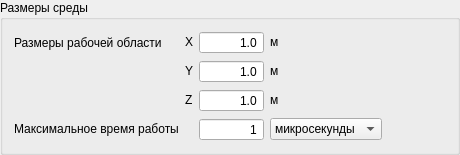
<?xml version="1.0" encoding="UTF-8"?>
<ui version="4.0">
 <class>EnvPage</class>
 <widget class="QGroupBox" name="EnvPage">
  <property name="geometry">
   <rect>
    <x>0</x>
    <y>0</y>
    <width>460</width>
    <height>140</height>
   </rect>
  </property>
  <property name="windowTitle">
   <string>GroupBox</string>
  </property>
  <property name="title">
   <string>Размеры среды</string>
  </property>
  <layout class="QGridLayout" name="gridLayout">
   <item row="0" column="0">
    <widget class="QLabel" name="l_envSize">
     <property name="text">
      <string>Размеры рабочей области</string>
     </property>
    </widget>
   </item>
   <item row="0" column="1">
    <widget class="QLabel" name="l_x">
     <property name="sizePolicy">
      <sizepolicy hsizetype="Fixed" vsizetype="Fixed">
       <horstretch>0</horstretch>
       <verstretch>0</verstretch>
      </sizepolicy>
     </property>
     <property name="text">
      <string>X</string>
     </property>
    </widget>
   </item>
   <item row="0" column="2">
    <widget class="QDoubleSpinBox" name="dsb_xSize">
     <property name="sizePolicy">
      <sizepolicy hsizetype="MinimumExpanding" vsizetype="Fixed">
       <horstretch>0</horstretch>
       <verstretch>0</verstretch>
      </sizepolicy>
     </property>
     <property name="layoutDirection">
      <enum>Qt::LeftToRight</enum>
     </property>
     <property name="frame">
      <bool>true</bool>
     </property>
     <property name="alignment">
      <set>Qt::AlignRight|Qt::AlignTrailing|Qt::AlignVCenter</set>
     </property>
     <property name="buttonSymbols">
      <enum>QAbstractSpinBox::NoButtons</enum>
     </property>
     <property name="decimals">
      <number>1</number>
     </property>
     <property name="maximum">
      <double>1000000.000000000000000</double>
     </property>
     <property name="value">
      <double>1.000000000000000</double>
     </property>
    </widget>
   </item>
   <item row="0" column="3">
    <widget class="QLabel" name="l_xm">
     <property name="sizePolicy">
      <sizepolicy hsizetype="Fixed" vsizetype="Fixed">
       <horstretch>0</horstretch>
       <verstretch>0</verstretch>
      </sizepolicy>
     </property>
     <property name="text">
      <string>м</string>
     </property>
    </widget>
   </item>
   <item row="1" column="1">
    <widget class="QLabel" name="l_y">
     <property name="sizePolicy">
      <sizepolicy hsizetype="Fixed" vsizetype="Fixed">
       <horstretch>0</horstretch>
       <verstretch>0</verstretch>
      </sizepolicy>
     </property>
     <property name="text">
      <string>Y</string>
     </property>
    </widget>
   </item>
   <item row="1" column="2">
    <widget class="QDoubleSpinBox" name="dsb_ySize">
     <property name="sizePolicy">
      <sizepolicy hsizetype="MinimumExpanding" vsizetype="Fixed">
       <horstretch>0</horstretch>
       <verstretch>0</verstretch>
      </sizepolicy>
     </property>
     <property name="alignment">
      <set>Qt::AlignRight|Qt::AlignTrailing|Qt::AlignVCenter</set>
     </property>
     <property name="buttonSymbols">
      <enum>QAbstractSpinBox::NoButtons</enum>
     </property>
     <property name="decimals">
      <number>1</number>
     </property>
     <property name="maximum">
      <double>1000000.000000000000000</double>
     </property>
     <property name="value">
      <double>1.000000000000000</double>
     </property>
    </widget>
   </item>
   <item row="1" column="3">
    <widget class="QLabel" name="l_ym">
     <property name="sizePolicy">
      <sizepolicy hsizetype="Fixed" vsizetype="Fixed">
       <horstretch>0</horstretch>
       <verstretch>0</verstretch>
      </sizepolicy>
     </property>
     <property name="text">
      <string>м</string>
     </property>
    </widget>
   </item>
   <item row="2" column="1">
    <widget class="QLabel" name="l_z">
     <property name="sizePolicy">
      <sizepolicy hsizetype="Fixed" vsizetype="Fixed">
       <horstretch>0</horstretch>
       <verstretch>0</verstretch>
      </sizepolicy>
     </property>
     <property name="text">
      <string>Z</string>
     </property>
    </widget>
   </item>
   <item row="2" column="2">
    <widget class="QDoubleSpinBox" name="dsb_zSize">
     <property name="sizePolicy">
      <sizepolicy hsizetype="MinimumExpanding" vsizetype="Fixed">
       <horstretch>0</horstretch>
       <verstretch>0</verstretch>
      </sizepolicy>
     </property>
     <property name="alignment">
      <set>Qt::AlignRight|Qt::AlignTrailing|Qt::AlignVCenter</set>
     </property>
     <property name="buttonSymbols">
      <enum>QAbstractSpinBox::NoButtons</enum>
     </property>
     <property name="decimals">
      <number>1</number>
     </property>
     <property name="maximum">
      <double>1000000.000000000000000</double>
     </property>
     <property name="value">
      <double>1.000000000000000</double>
     </property>
    </widget>
   </item>
   <item row="2" column="3">
    <widget class="QLabel" name="l_zm">
     <property name="sizePolicy">
      <sizepolicy hsizetype="Fixed" vsizetype="Fixed">
       <horstretch>0</horstretch>
       <verstretch>0</verstretch>
      </sizepolicy>
     </property>
     <property name="text">
      <string>м</string>
     </property>
    </widget>
   </item>
   <item row="3" column="0">
    <widget class="QLabel" name="l_maxTime">
     <property name="sizePolicy">
      <sizepolicy hsizetype="Fixed" vsizetype="Fixed">
       <horstretch>0</horstretch>
       <verstretch>0</verstretch>
      </sizepolicy>
     </property>
     <property name="text">
      <string>Максимальное время работы</string>
     </property>
    </widget>
   </item>
   <item row="3" column="2">
    <widget class="QSpinBox" name="sb_maxTime">
     <property name="sizePolicy">
      <sizepolicy hsizetype="MinimumExpanding" vsizetype="Fixed">
       <horstretch>0</horstretch>
       <verstretch>0</verstretch>
      </sizepolicy>
     </property>
     <property name="alignment">
      <set>Qt::AlignRight|Qt::AlignTrailing|Qt::AlignVCenter</set>
     </property>
     <property name="buttonSymbols">
      <enum>QAbstractSpinBox::NoButtons</enum>
     </property>
     <property name="minimum">
      <number>1</number>
     </property>
     <property name="maximum">
      <number>2147483645</number>
     </property>
     <property name="singleStep">
      <number>1000</number>
     </property>
    </widget>
   </item>
   <item row="3" column="3">
    <widget class="QComboBox" name="cb_timeUnits">
     <item>
      <property name="text">
       <string>микросекунды</string>
      </property>
     </item>
     <item>
      <property name="text">
       <string>миллисекунды</string>
      </property>
     </item>
     <item>
      <property name="text">
       <string>секунды</string>
      </property>
     </item>
     <item>
      <property name="text">
       <string>минуты</string>
      </property>
     </item>
     <item>
      <property name="text">
       <string>часы</string>
      </property>
     </item>
     <item>
      <property name="text">
       <string>сутки</string>
      </property>
     </item>
     <item>
      <property name="text">
       <string>недели</string>
      </property>
     </item>
     <item>
      <property name="text">
       <string>месяцы</string>
      </property>
     </item>
     <item>
      <property name="text">
       <string>года</string>
      </property>
     </item>
    </widget>
   </item>
   <item row="4" column="0">
    <spacer name="verticalSpacer">
     <property name="orientation">
      <enum>Qt::Vertical</enum>
     </property>
     <property name="sizeHint" stdset="0">
      <size>
       <width>20</width>
       <height>40</height>
      </size>
     </property>
    </spacer>
   </item>
   <item row="2" column="4">
    <spacer name="horizontalSpacer">
     <property name="orientation">
      <enum>Qt::Horizontal</enum>
     </property>
     <property name="sizeHint" stdset="0">
      <size>
       <width>40</width>
       <height>20</height>
      </size>
     </property>
    </spacer>
   </item>
  </layout>
 </widget>
 <tabstops>
  <tabstop>dsb_xSize</tabstop>
  <tabstop>dsb_ySize</tabstop>
  <tabstop>dsb_zSize</tabstop>
  <tabstop>sb_maxTime</tabstop>
  <tabstop>cb_timeUnits</tabstop>
 </tabstops>
 <resources/>
 <connections/>
</ui>
